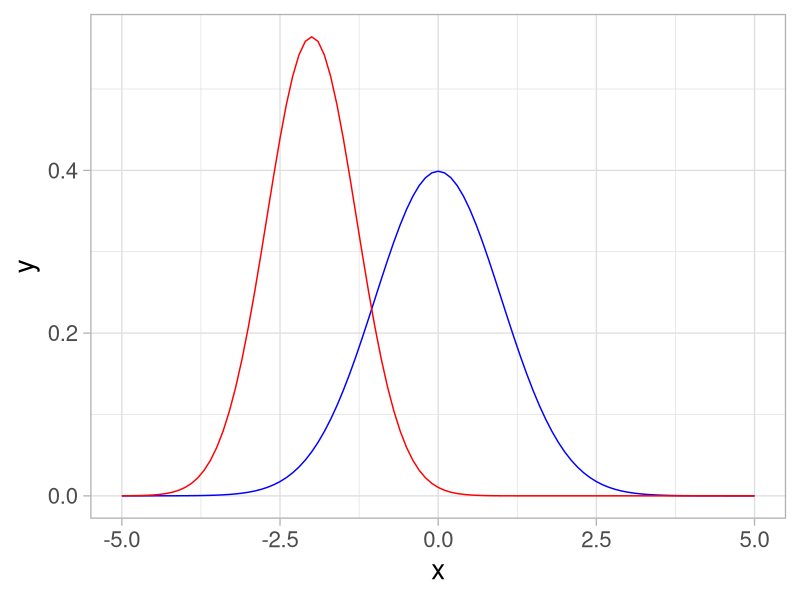
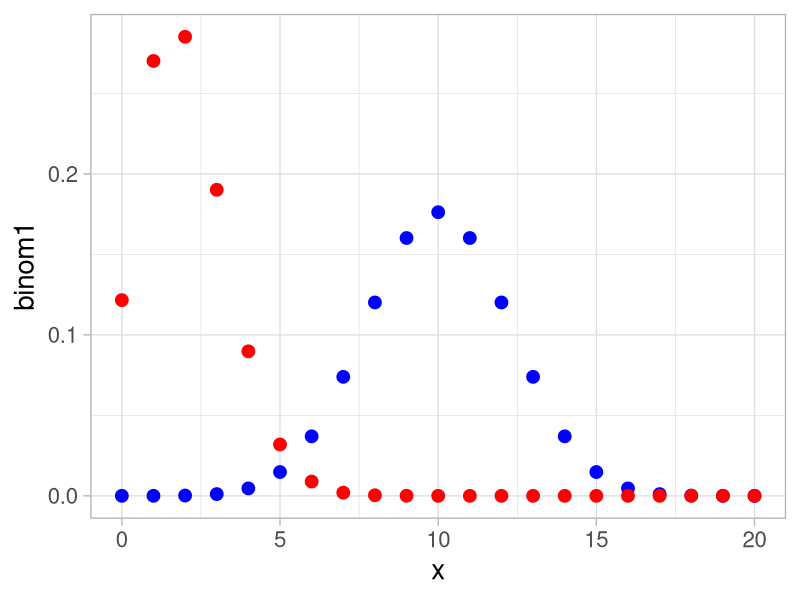
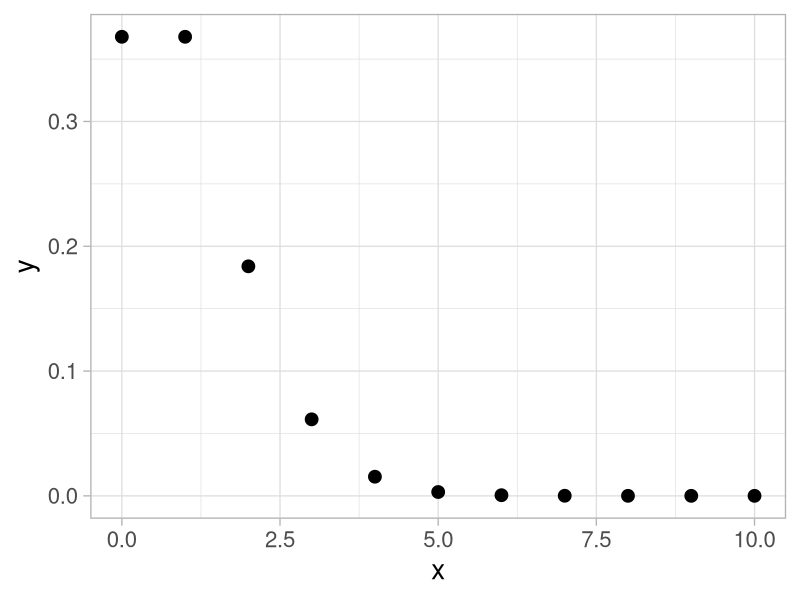
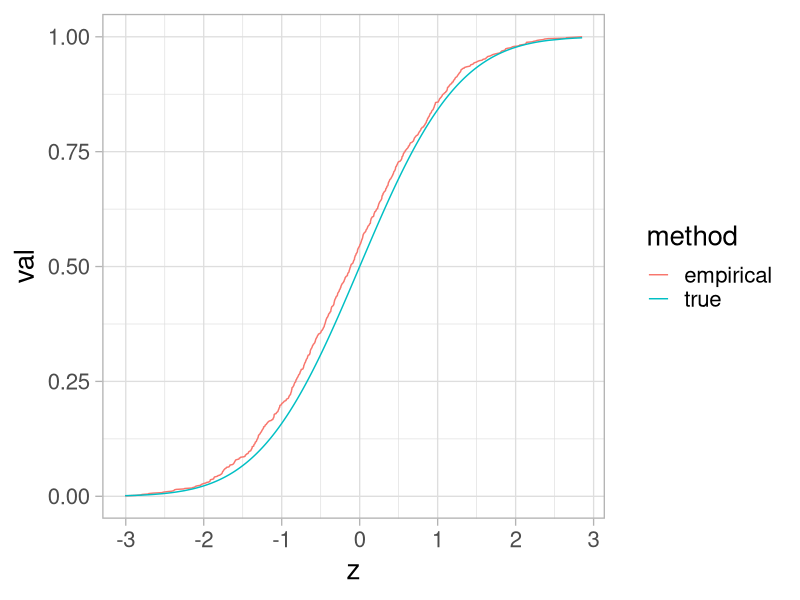
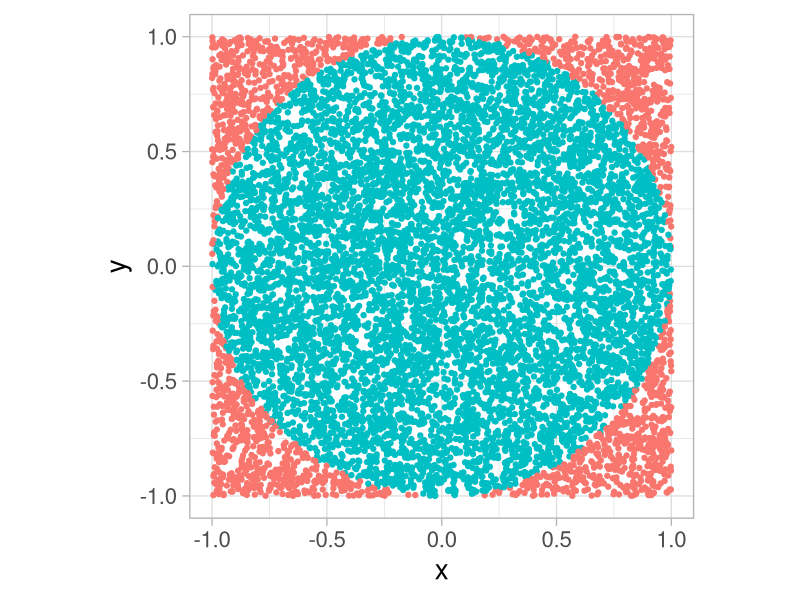

Write the R code that produced these figures, in order.
## ---- chunk 1
#| include: false
knitr::opts_chunk$set(
  echo = TRUE,
  message = FALSE,
  warning = FALSE
)
ggplot2::theme_set(ggplot2::theme_light(base_size = 20))
## ---- chunk 2
# base R built in English alphabet
# letters
sample(letters, size = 5) # sample without replacement, by default

sample(c(0, 1), size = 7, replace = TRUE) # sample with replacement

# 5 (independent) coin tosses
coin <- c("H", "T")
sample(coin, 5, replace = TRUE)

sample(1:100, 1) # sample a random integer between 1 and 100
## ---- chunk 3
#| echo: false
#| fig-height: 8
library(tidyverse)
ggplot2::theme_set(ggplot2::theme_light(base_size = 20))
tibble(x = c(-5, 5)) |> 
  ggplot(aes(x)) +
  stat_function(fun = dnorm, color = "blue",
                args = list(mean = 0, sd = 1)) +
  stat_function(fun = dnorm, color = "red",
                args = list(mean = -2, sd = sqrt(0.5)))
## ---- chunk 4
#| echo: false
#| fig-height: 8
tibble(x = 0:20) |>
  mutate(binom1 = dbinom(x, size = 20, prob = 0.5),
         binom2 = dbinom(x, size = 20, prob = 0.1)) |>
  ggplot(aes(x)) + 
  geom_point(aes(y = binom1), color = "blue", size = 4) +
  geom_point(aes(y = binom2), color = "red", size = 4)
## ---- chunk 5
#| echo: false
#| fig-height: 8
tibble(x = 0:10) |> 
  mutate(y = dpois(x, 1)) |> 
  ggplot(aes(x, y)) +
  geom_point(size = 4)
## ---- chunk 6
# these are the defaults for mean and sd
z <- rnorm(1000, mean = 0, sd = 1)
# check: the sample mean is approximately 0
mean(z) 
# check: the sample sd is approximately 1
sd(z)
## ---- chunk 7
#| echo: false
set.seed(10)
## ---- chunk 8
z_ecdf <- ecdf(z)
z_ecdf(0) # should get close to 1/2
class(z_ecdf)

normal_tbl <- tibble(z = sort(z)) |> 
  mutate(empirical = z_ecdf(z),
         true = pnorm(z))
normal_tbl
## ---- chunk 9
#| fig-height: 8
normal_tbl |> 
  pivot_longer(!z, 
               names_to = "method", 
               values_to = "val") |> 
  ggplot(aes(x = z, y = val, color = method)) +
  geom_line()
## ---- chunk 10
x <- runif(10000)
smaller <- ifelse(x < 0.5, x, 1 - x)
ratio <- smaller / (1 - smaller)
# get a distribution
# hist(ratio)
mean(ratio) # exact answer: 2 * log(2) - 1
## ---- chunk 11
#| echo: false
ggplot2::theme_set(ggplot2::theme_light(base_size = 20))
## ---- chunk 12
n_points <- 10000
x <- runif(n_points, -1, 1)
y <- runif(n_points, -1, 1)
inside <- ifelse(x^2 + y^2 <= 1, 1, 0)
4 * mean(inside)
## ---- chunk 13
#| fig-height: 9
tibble(x, y, inside) |> 
  ggplot(aes(x, y, color = factor(inside))) +
  geom_point(show.legend = FALSE) +
  coord_equal()
## ---- chunk 14
mean(rnorm(100))
mean(rnorm(100))
mean(rnorm(100))
## ---- chunk 15
set.seed(1999)
rnorm(3)

set.seed(1999)
rnorm(3)

set.seed(1999)
rnorm(3)
## ---- chunk 16
library(dslabs)
clean_gapminder <- gapminder |>
  filter(year == 2011, !is.na(gdp)) |>
  mutate(std_log_gdp = as.numeric(scale(log(gdp), center = TRUE, scale = TRUE)),
         std_life_exp = as.numeric(scale(life_expectancy, center = TRUE, scale = TRUE)))
## ---- chunk 17
# function to perform clustering for each value of k
gapminder_kmeans <- function(k) {
  kmeans_results <- clean_gapminder |>
    select(std_log_gdp, std_life_exp) |>
    kmeans(centers = k, nstart = 30)
  
  kmeans_out <- tibble(clusters = k,
                       total_wss = kmeans_results$tot.withinss)
  return(kmeans_out)
}

# number of clusters to search over
n_clusters_search <- 2:12

# iterate over each cluster value to compute total wss
kmeans_search <- n_clusters_search |> 
  map(gapminder_kmeans) |> 
  bind_rows()
## ---- chunk 18
#| echo: false
#| fig-align: center
#| out-width: "80%"
knitr::include_graphics("https://privefl.github.io/blog/images/stairs.jpg")
